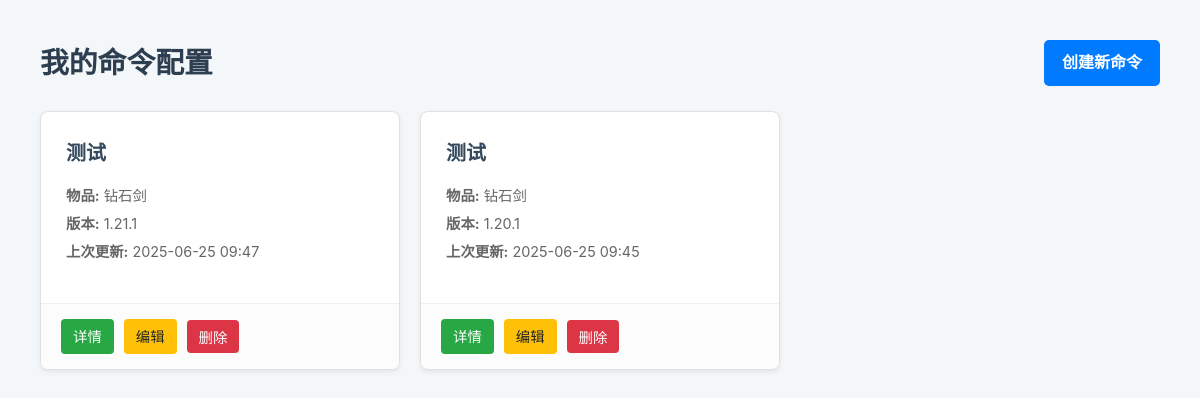
The app's page /MC_command/ (signed in), older data.
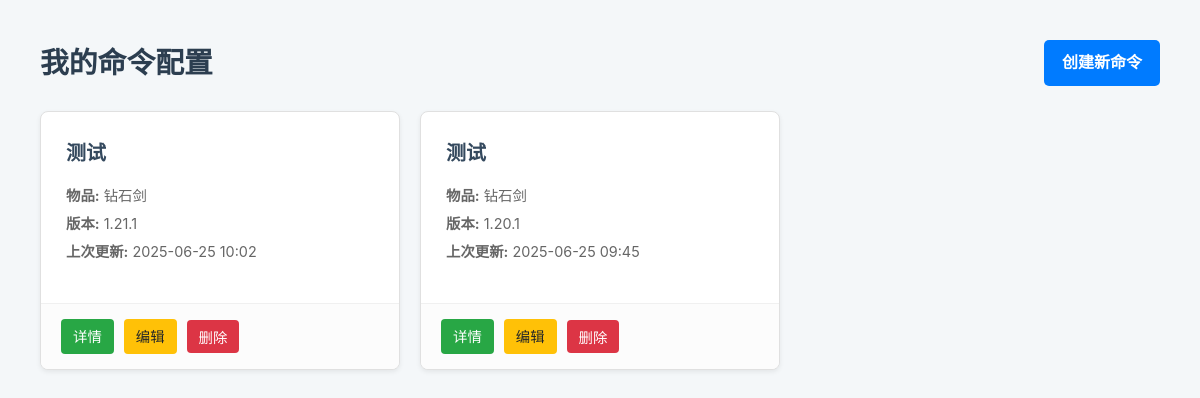
The same page, newer data.
### MC_command/models.py (models this page shows, shortened)
class GeneratedCommand(models.Model):
    user = models.ForeignKey(User, on_delete=models.CASCADE, related_name="commands")
    title = models.CharField(max_length=100, help_text="为这个命令配置起一个名字，方便查找")
    target_version = models.ForeignKey(MinecraftVersion, on_delete=models.PROTECT, help_text="命令生成的目标 Minecraft 版本")
    base_item = models.ForeignKey(BaseItem, on_delete=models.PROTECT, help_text="该命令的基础物品")
    custom_name = models.CharField(max_length=255, blank=True, null=True, help_text="物品在游戏中的自定义名称 (支持JSON文本)")
    lore = models.TextField(blank=True, null=True, help_text="物品的描述文字 (支持JSON文本), 每行用 \\n 分隔")
    count = models.PositiveIntegerField(default=1)
    created_at = models.DateTimeField(auto_now_add=True)
    updated_at = models.DateTimeField(auto_now=True)

class VersionedItem(models.Model):
    min_version = models.ForeignKey(
        MinecraftVersion, on_delete=models.PROTECT, related_name='+',
        blank=True, null=True, help_text="该项目有效的最低版本 (留空表示无限制)"
    )
    max_version = models.ForeignKey(
        MinecraftVersion, on_delete=models.PROTECT, related_name='+',
        blank=True, null=True, help_text="该项目有效的最高版本 (留空表示无限制)"
    )
    class Meta:
        abstract = True

class BaseItem(VersionedItem):
    item_id = models.CharField(max_length=100, help_text="Minecraft 的物品ID, 例如 'minecraft:diamond_sword'")
    name = models.CharField(max_length=100, help_text="人类可读的名称, 例如 'Diamond Sword'")
    item_type = models.CharField(
        max_length=50, help_text="物品类型, 例如 'all','spawn_egg','potion','written_book'等",
        choices=[
            ('all', '普通物品'),
            ('spawn_egg', '生成蛋'),
            ('potion', '药水(箭/食物)'),
            ('written_book', '成书'),
            ('firework', '烟花火箭'),
        ],default='all'
    )

class MinecraftVersion(models.Model):
    version_number = models.CharField(max_length=20, unique=True, help_text="例如 '1.20.1' 或 '1.21.4'")
    ordering_id = models.PositiveIntegerField(unique=True, help_text="用于排序和比较的版本整数ID, 例如 12001 代表 1.20.1")
    class Meta:
        ordering = ['ordering_id']

### MC_command/views.py (the view)
# urls.py: path("", views.index, name="index"),
@login_required
def index(request):
    command_list = GeneratedCommand.objects.filter(user=request.user).order_by("-updated_at")
    context = {
        'command_list': command_list,
    }
    return render(request, 'MC_command/index.html', context)

### MC_command/templates/MC_command/index.html (shortened to what this page needs)
{% extends 'MC_command/base.html' %}
{% block content %}
    <div class="header">
        <h1>我的命令配置</h1>
        <a href="{% url 'MC_command:create' %}" class="btn">创建新命令</a>
    </div>
    <div class="card-grid">
        {% for command in command_list %}
            <div class="command-card">
                <div class="card-body">
                    <h3><a href="{% url 'MC_command:detail' command.id %}">{{ command.title }}</a></h3>
                    <div class="card-meta">
                        <span><strong>物品:</strong> {{ command.base_item.name }}</span>
                        <span><strong>版本:</strong> {{ command.target_version.version_number }}</span>
                        <span><strong>上次更新:</strong> {{ command.updated_at|date:"Y-m-d H:i" }}</span>
                    </div>
                </div>
                <div class="card-footer">
                    <a href="{% url 'MC_command:detail' command.id %}" class="action-btn btn-view">详情</a>
                    <a href="{% url 'MC_command:edit' command.id %}" class="action-btn btn-edit">编辑</a>
                    <form action="{% url 'MC_command:delete' command.id %}" method="post" onsubmit="return confirm('您确定要删除此配置吗？');" style="margin: 0;">
                        <button type="submit" class="action-btn btn-delete">删除</button>
                    </form>
                </div>
            </div>
        {% empty %}
            <div class="empty-state">
                <h2>列表为空</h2>
                <p>您还没有创建任何命令配置。点击右上角的“创建新命令”开始吧！</p>
            </div>
        {% endfor %}
    </div>
{% endblock %}

Row changes from the older to the newer data that the page shows:
changed GeneratedCommand (number 1 of 2 on the later page): updated_at "2025-06-25 09:47" → "2025-06-25 10:02"
